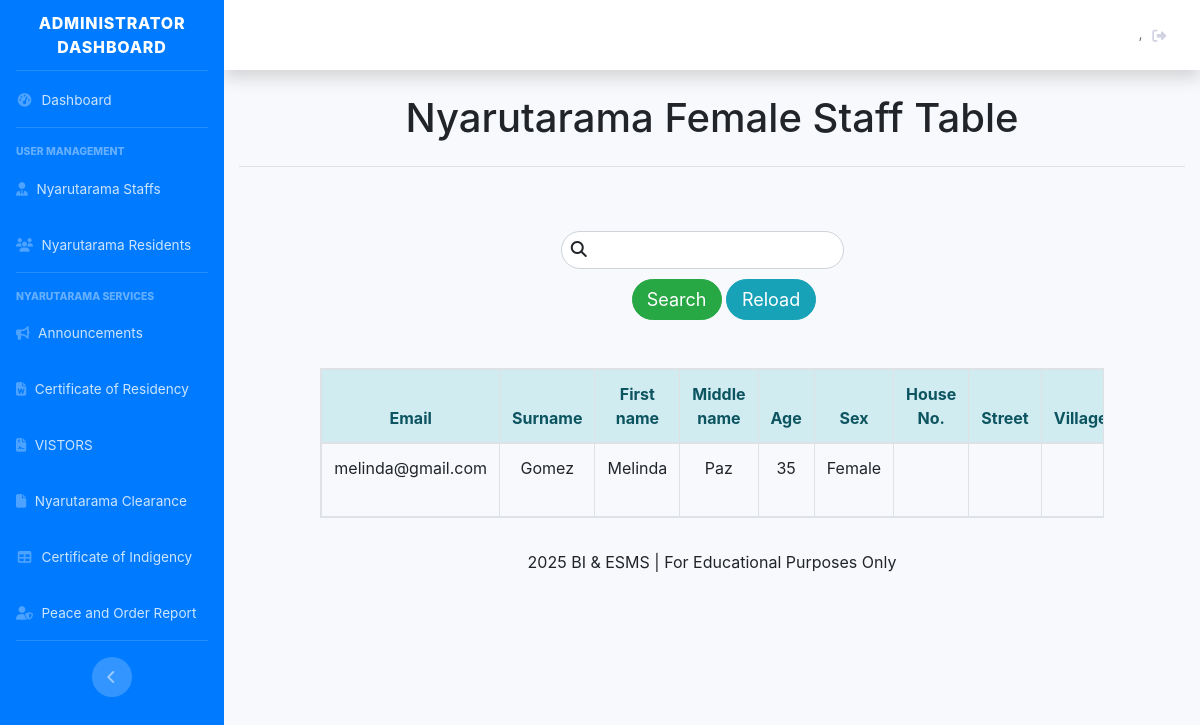
/admn_table_femalestaff.php, run on the app's committed database.
### tables this page shows
CREATE TABLE `tbl_user` (
  `id_user` int(11) NOT NULL,
  `email` varchar(255) NOT NULL,
  `password` varchar(255) NOT NULL,
  `lname` varchar(255) NOT NULL,
  `fname` varchar(255) NOT NULL,
  `mi` varchar(255) NOT NULL,
  `age` int(20) NOT NULL,
  `sex` varchar(255) NOT NULL,
  `address` varchar(255) NOT NULL,
  `contact` varchar(255) NOT NULL,
  `position` varchar(255) NOT NULL,
  `role` varchar(255) NOT NULL,
  `addedby` varchar(255) DEFAULT NULL
);

### classes/staff.class.php (called while the page is built, shortened)
<?php
    class StaffClass extends BMISClass {
        public function view_staff_female(){
            $connection = $this->openConn();
            $stmt = $connection->prepare("SELECT * from tbl_user WHERE `sex` = 'Female'");
            $stmt->execute();
            $view = $stmt->fetchAll();
            return $view;
        }
    }
?>

### admn_table_femalestaff_search.php (the view, shortened to what this page needs)
<?php
	require 'classes/conn.php';
	if(isset($_POST['search_totalstaff'])){
		$keyword = $_POST['keyword'];
?>
<table class="table table-hover table-bordered text-center table-responsive" >
	<thead class="alert-info">
		<tr>
			<th> Email </th>
			<th> Surname </th>
			<th> First name </th>
			<th> Middle name </th>
			<th> Age </th>
			<th> Sex </th>
			<th> House No. </th>
			<th> Street </th>
			<th> Village</th>
			<th> Municipality </th>
			<th> Contact # </th>
			<th> Position </th>
		</tr>
	</thead>
	<tbody>
		<?php
			$stmnt = $conn->prepare("SELECT * FROM `tbl_user` WHERE `lname` LIKE '%$keyword%' or  `mi` LIKE '%$keyword%' or  `fname` LIKE '%$keyword%'
			or `age` LIKE '%$keyword%' or  `sex` LIKE '%$keyword%' or  `address` LIKE '%$keyword%' or  `contact` LIKE '%$keyword%'
			or `email` LIKE '%$keyword%'");
			$stmnt->execute();
			while($view = $stmnt->fetch()){
		?>
			<tr>
				<td> <?= $view['email'];?> </td>
				<td> <?= $view['lname'];?> </td>
				<td> <?= $view['fname'];?> </td>
				<td> <?= $view['mi'];?> </td>
				<td> <?= $view['age'];?> </td>
				<td> <?= $view['sex'];?> </td>
                <td> <?= $view['houseno'];?> </td>
                <td> <?= $view['street'];?> </td>
                <td> <?= $view['brgy'];?> </td>
                <td> <?= $view['municipal'];?> </td>
				<td> <?= $view['contact'];?> </td>
				<td> <?= $view['position'];?> </td>
			</tr>
		<?php
		}
		?>
	</tbody>
</table>
<?php
	}else{
?>
<table class="table table-hover table-bordered text-center table-responsive">
	<thead class="alert-info">
		<tr>
			<th> Email </th>
			<th> Surname </th>
			<th> First name </th>
			<th> Middle name </th>
			<th> Age </th>
			<th> Sex </th>
			<th> House No. </th>
			<th> Street </th>
			<th> Village </th>
		</tr>
	</thead>
	<tbody>
		<?php if(is_array($view)) {?>
			<?php foreach($view as $view) {?>
				<tr>
					<td> <?= $view['email'];?> </td>
					<td> <?= $view['lname'];?> </td>
					<td> <?= $view['fname'];?> </td>
					<td> <?= $view['mi'];?> </td>
					<td> <?= $view['age'];?> </td>
					<td> <?= $view['sex'];?> </td>
					<td> <?= $view['houseno'];?> </td>
					<td> <?= $view['street'];?> </td>
					<td> <?= $view['brgy'];?> </td>
				</tr>
			<?php
				}
			?>
		<?php
			}
		?>
	</tbody>
</table>
<?php
	}
?>

### css/regiformstyle.css (style rules this page uses)
body { background-color:#fff !important; }

### data on the page
tbl_user: email "melinda@gmail.com", lname "Gomez", fname "Melinda", mi "Paz", age "35", sex "Female"
